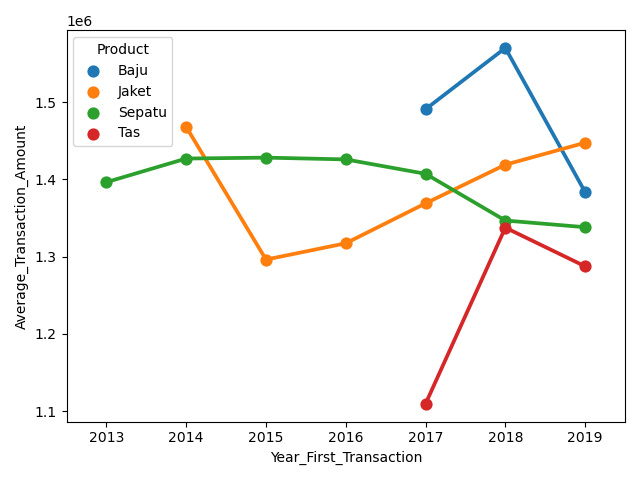

Recreate this plot in Python.
import pandas as pd
df = pd.read_csv('https://storage.googleapis.com/dqlab-dataset/data_retail.csv', sep=';')
df['First_Transaction'] = pd.to_datetime(df['First_Transaction']/1000, unit='s', origin='1970-01-01')
df['Last_Transaction'] = pd.to_datetime(df['Last_Transaction']/1000, unit='s', origin='1970-01-01')
df['Year_First_Transaction'] = df['First_Transaction'].dt.year
df['Year_Last_Transaction'] = df['Last_Transaction'].dt.year

import matplotlib.pyplot as plt
import seaborn as sns

plt.clf()
sns.pointplot(data=df.groupby(['Product', 'Year_First_Transaction']).mean().reset_index(),
              x='Year_First_Transaction', 
              y='Average_Transaction_Amount', 
              hue='Product')
plt.tight_layout()
plt.show()
